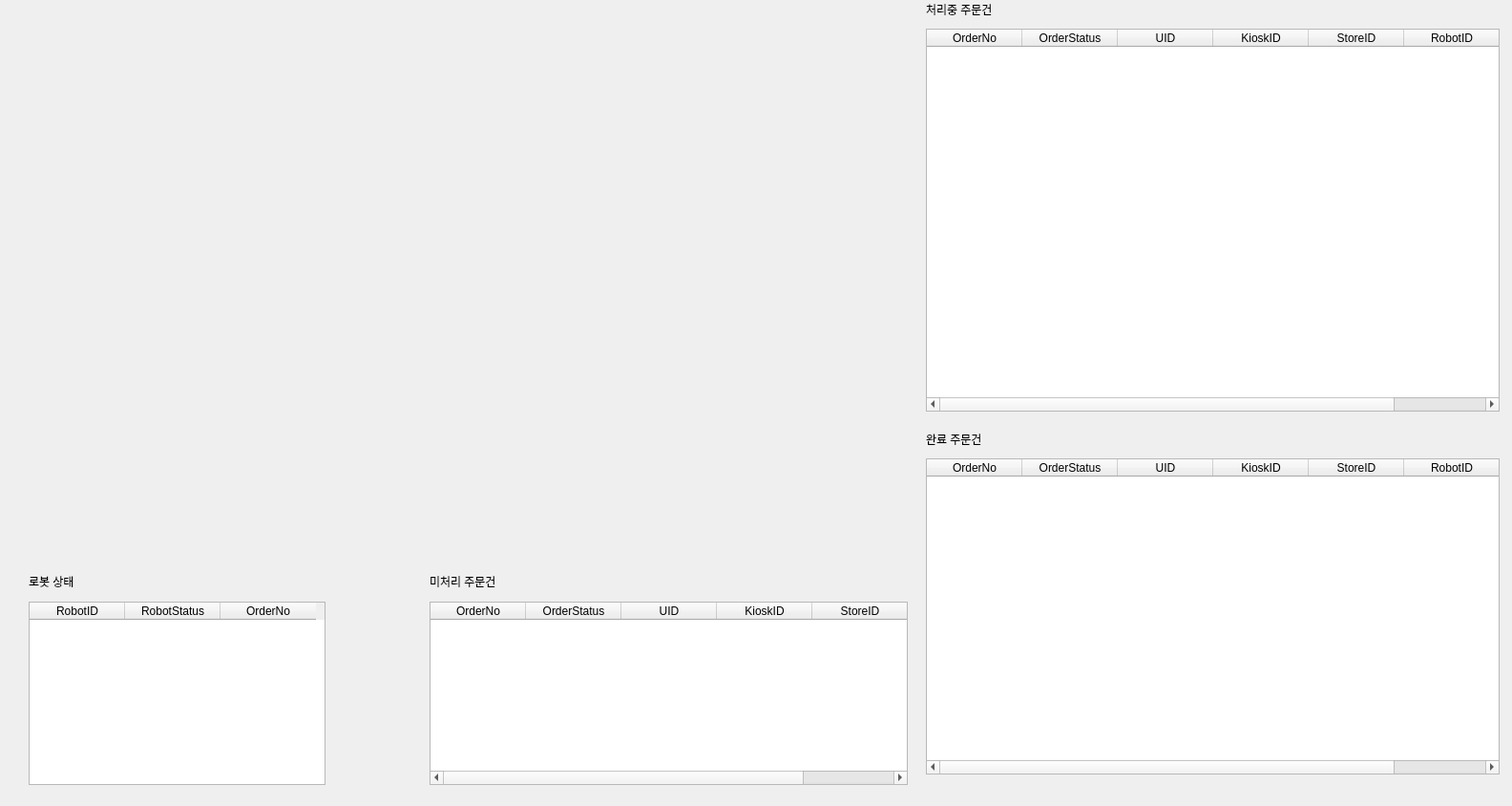
<?xml version="1.0" encoding="UTF-8"?>
<ui version="4.0">
 <class>Dialog</class>
 <widget class="QDialog" name="Dialog">
  <property name="geometry">
   <rect>
    <x>0</x>
    <y>0</y>
    <width>1584</width>
    <height>844</height>
   </rect>
  </property>
  <property name="windowTitle">
   <string>Dialog</string>
  </property>
  <widget class="QTableWidget" name="RobotStatus">
   <property name="geometry">
    <rect>
     <x>30</x>
     <y>630</y>
     <width>311</width>
     <height>192</height>
    </rect>
   </property>
   <property name="editTriggers">
    <set>QAbstractItemView::NoEditTriggers</set>
   </property>
   <property name="tabKeyNavigation">
    <bool>false</bool>
   </property>
   <property name="dragDropOverwriteMode">
    <bool>false</bool>
   </property>
   <column>
    <property name="text">
     <string>RobotID</string>
    </property>
   </column>
   <column>
    <property name="text">
     <string>RobotStatus</string>
    </property>
   </column>
   <column>
    <property name="text">
     <string>OrderNo</string>
    </property>
   </column>
  </widget>
  <widget class="QTableWidget" name="UnproOrder">
   <property name="geometry">
    <rect>
     <x>450</x>
     <y>630</y>
     <width>501</width>
     <height>192</height>
    </rect>
   </property>
   <property name="editTriggers">
    <set>QAbstractItemView::NoEditTriggers</set>
   </property>
   <column>
    <property name="text">
     <string>OrderNo</string>
    </property>
   </column>
   <column>
    <property name="text">
     <string>OrderStatus</string>
    </property>
   </column>
   <column>
    <property name="text">
     <string>UID</string>
    </property>
   </column>
   <column>
    <property name="text">
     <string>KioskID</string>
    </property>
   </column>
   <column>
    <property name="text">
     <string>StoreID</string>
    </property>
   </column>
  </widget>
  <widget class="QLabel" name="Map">
   <property name="geometry">
    <rect>
     <x>10</x>
     <y>10</y>
     <width>372</width>
     <height>498</height>
    </rect>
   </property>
   <property name="text">
    <string/>
   </property>
  </widget>
  <widget class="QLabel" name="status_label">
   <property name="geometry">
    <rect>
     <x>30</x>
     <y>600</y>
     <width>71</width>
     <height>17</height>
    </rect>
   </property>
   <property name="text">
    <string>로봇 상태</string>
   </property>
  </widget>
  <widget class="QLabel" name="orders_label">
   <property name="geometry">
    <rect>
     <x>450</x>
     <y>600</y>
     <width>101</width>
     <height>17</height>
    </rect>
   </property>
   <property name="text">
    <string>미처리 주문건</string>
   </property>
  </widget>
  <widget class="QTableWidget" name="FinishOrder">
   <property name="geometry">
    <rect>
     <x>970</x>
     <y>480</y>
     <width>601</width>
     <height>331</height>
    </rect>
   </property>
   <property name="editTriggers">
    <set>QAbstractItemView::NoEditTriggers</set>
   </property>
   <column>
    <property name="text">
     <string>OrderNo</string>
    </property>
   </column>
   <column>
    <property name="text">
     <string>OrderStatus</string>
    </property>
   </column>
   <column>
    <property name="text">
     <string>UID</string>
    </property>
   </column>
   <column>
    <property name="text">
     <string>KioskID</string>
    </property>
   </column>
   <column>
    <property name="text">
     <string>StoreID</string>
    </property>
   </column>
   <column>
    <property name="text">
     <string>RobotID</string>
    </property>
   </column>
  </widget>
  <widget class="QLabel" name="logs_label_2">
   <property name="geometry">
    <rect>
     <x>970</x>
     <y>450</y>
     <width>91</width>
     <height>20</height>
    </rect>
   </property>
   <property name="text">
    <string>완료 주문건</string>
   </property>
  </widget>
  <widget class="QTableWidget" name="CurOrder">
   <property name="geometry">
    <rect>
     <x>970</x>
     <y>30</y>
     <width>601</width>
     <height>401</height>
    </rect>
   </property>
   <property name="editTriggers">
    <set>QAbstractItemView::NoEditTriggers</set>
   </property>
   <column>
    <property name="text">
     <string>OrderNo</string>
    </property>
   </column>
   <column>
    <property name="text">
     <string>OrderStatus</string>
    </property>
   </column>
   <column>
    <property name="text">
     <string>UID</string>
    </property>
   </column>
   <column>
    <property name="text">
     <string>KioskID</string>
    </property>
   </column>
   <column>
    <property name="text">
     <string>StoreID</string>
    </property>
   </column>
   <column>
    <property name="text">
     <string>RobotID</string>
    </property>
   </column>
  </widget>
  <widget class="QLabel" name="logs_label_3">
   <property name="geometry">
    <rect>
     <x>970</x>
     <y>0</y>
     <width>91</width>
     <height>20</height>
    </rect>
   </property>
   <property name="text">
    <string>처리중 주문건</string>
   </property>
  </widget>
 </widget>
 <resources/>
 <connections/>
</ui>
